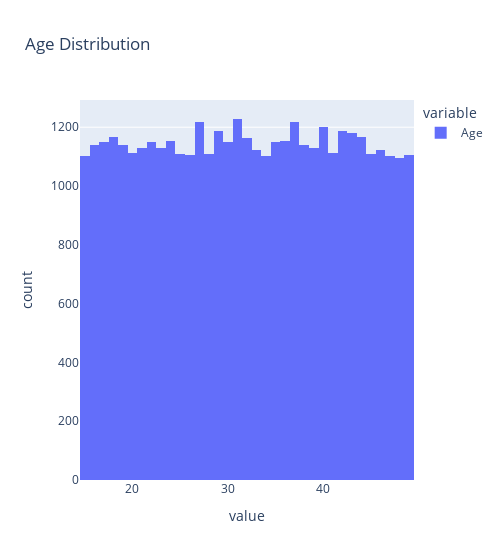

Notebook cell for this chart:
### Markdown cell above
From observation, around half players have "Medium" engagement level, and the other half is split between "Low" and "High" engagement level. The dataset is considered balanced.

### Code cell
# Distribution of some columns
px.histogram(df["Age"], title="Age Distribution", width=500)

### Figure 1 — Plotly figure (JSON) as saved in the notebook; plotly's stock layout.template omitted (floating-point values rounded to 4 significant figures; data arrays with more than 128 entries replaced by an {"elided": "..."} marker saying what was removed)
{"data": [{"alignmentgroup": "True", "bingroup": "x", "hovertemplate": "variable=Age<br>value=%{x}<br>count=%{y}<extra></extra>", "legendgroup": "Age", "marker": {"color": "#636efa", "pattern": {"shape": ""}}, "name": "Age", "offsetgroup": "Age", "orientation": "v", "showlegend": true, "type": "histogram", "x": {"elided": "40034 int values"}, "xaxis": "x", "yaxis": "y"}], "layout": {"barmode": "relative", "legend": {"title": {"text": "variable"}, "tracegroupgap": 0}, "title": {"text": "Age Distribution"}, "width": 500, "xaxis": {"anchor": "y", "domain": [0, 1], "title": {"text": "value"}}, "yaxis": {"anchor": "x", "domain": [0, 1], "title": {"text": "count"}}}}
